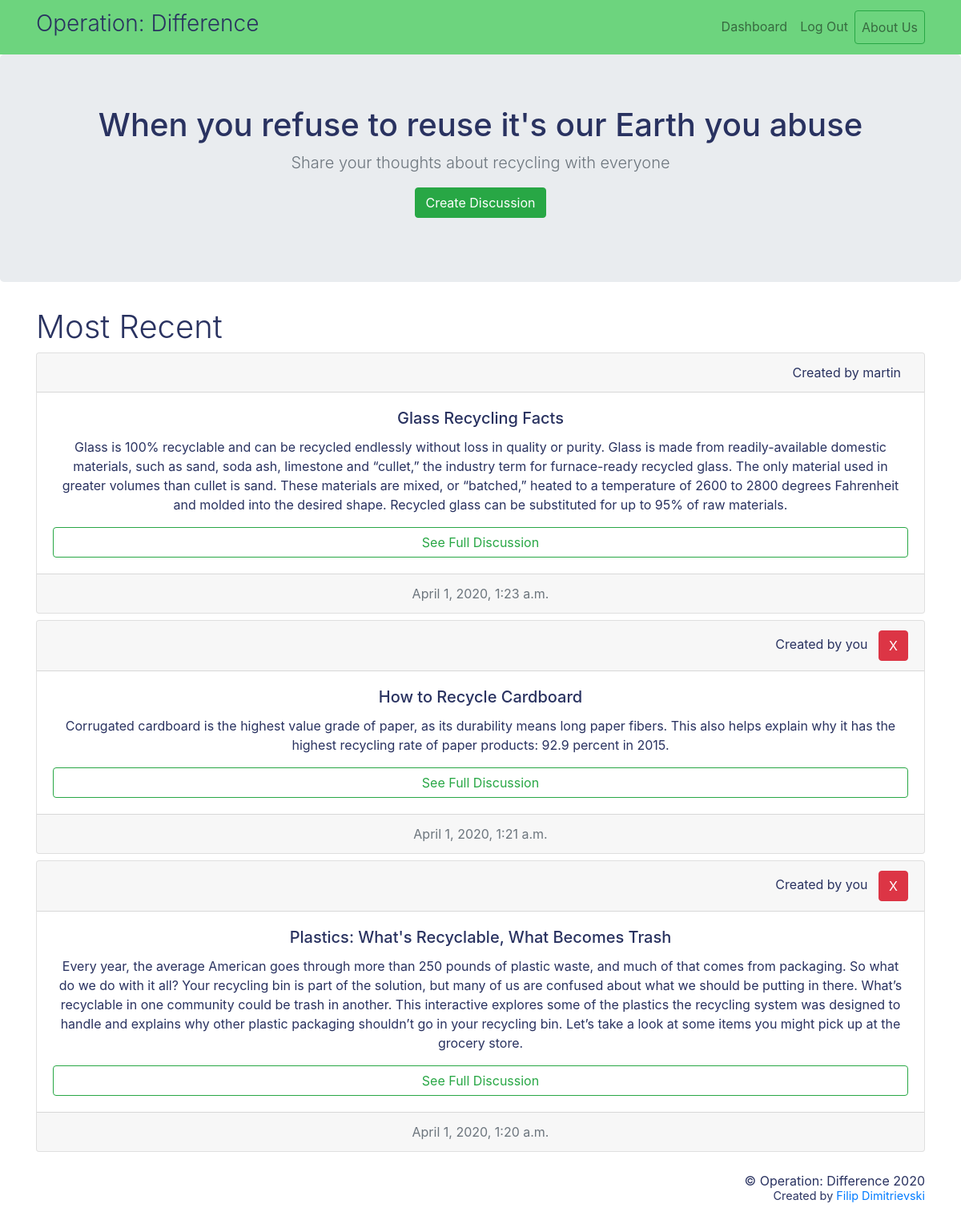
/dashboard (signed in), run on the app's committed database.
### blog/models.py (models this page shows, shortened)
class Post(models.Model):
    title = models.CharField(max_length=100)
    body = models.TextField()
    time = models.DateTimeField()
    user = models.ForeignKey(User, on_delete=models.CASCADE)

### blog/views.py (the view)
# urls.py: path('dashboard', views.dashboard, name='dashboard'),
@login_required(login_url="/login")
def dashboard(request):
    all_posts = Post.objects.all().order_by('-id')
    current_user = request.user
    try:
        valid_member = Members.objects.get(user=current_user)
        all_announcements = Announcements.objects.all().order_by('-id')
    except:
        all_announcements = False
    passing_dict = {
        'all_posts': all_posts,
        'current_user': current_user,
        'all_announcements': all_announcements
    }
    return render(request, 'blog/dashboard.html', passing_dict)

### blog/templates/blog/dashboard.html (shortened to what this page needs)
{% extends 'blog/base.html' %}
{% block content %}
<section class="jumbotron text-center">
    <h1 class="jumbotron-heading">When you refuse to reuse it's our Earth you abuse</h1>
    <p class="lead text-muted">Share your thoughts about recycling with everyone</p>
    {% if user.is_authenticated %}
    <p>
        <a href="{% url 'create_post' %}" class="btn btn-success">Create Discussion</a>
    </p>
    {% endif %}
</section>
<div class="container">
    <h1 class="font-weight-light">Most Recent</h1>
    {% for post in all_posts %}
    <div class="card text-center mb-2">
        <div class="card-header text-right">
            {% if post.user == current_user %}
            Created by you &nbsp;
            <div class="btn-group" role="group" aria-label="Third group">
                <a href="{% url 'delete_post' post.id %}" class="btn btn-danger">X</a>
            </div>
            {% else %}
            Created by {{ post.user }} &nbsp;
            {% endif %}
        </div>
        <div class="card-body">
            <h5 class="card-title">{{ post.title }}</h5>
            <p class="card-text">{{ post.body }}</p>
            <a href="{% url 'detail_post' post.id %}" class="btn btn-outline-success btn-block">See Full Discussion</a>
        </div>
        <div class="card-footer text-muted">
            {{ post.time }}
        </div>
    </div>
    {% endfor %}
</div>
{% endblock %}

### blog/templates/blog/base.html (style rules this page uses)
* { color: #293260; }

### data on the page
Post: user "martin", title "Glass Recycling Facts", body "Glass is 100% recyclable and can be recycled endlessly without loss in quality or purity. Glass is made from readily-available domestic materials, such as sand, soda ash, limestone and “cullet,” the industry term for furnace-ready recycled glass. The only material used in greater volumes than cullet is sand. These materials are mixed, or “batched,” heated to a temperature of 2600 to 2800 degrees Fahrenheit and molded into the desired shape. Recycled glass can be substituted for up to 95% of raw materials.", time "April 1, 2020, 1:23 a.m."
Post: shows "Created by you", title "How to Recycle Cardboard", body "Corrugated cardboard is the highest value grade of paper, as its durability means long paper fibers. This also helps explain why it has the highest recycling rate of paper products: 92.9 percent in 2015.", time "April 1, 2020, 1:21 a.m."
Post: shows "Created by you", title "Plastics: What's Recyclable, What Becomes Trash", body "Every year, the average American goes through more than 250 pounds of plastic waste, and much of that comes from packaging. So what do we do with it all? Your recycling bin is part of the solution, but many of us are confused about what we should be putting in there. What’s recyclable in one community could be trash in another. This interactive explores some of the plastics the recycling system was designed to handle and explains why other plastic packaging shouldn’t go in your recycling bin. Let’s take a look at some items you might pick up at the grocery store.", time "April 1, 2020, 1:20 a.m."
